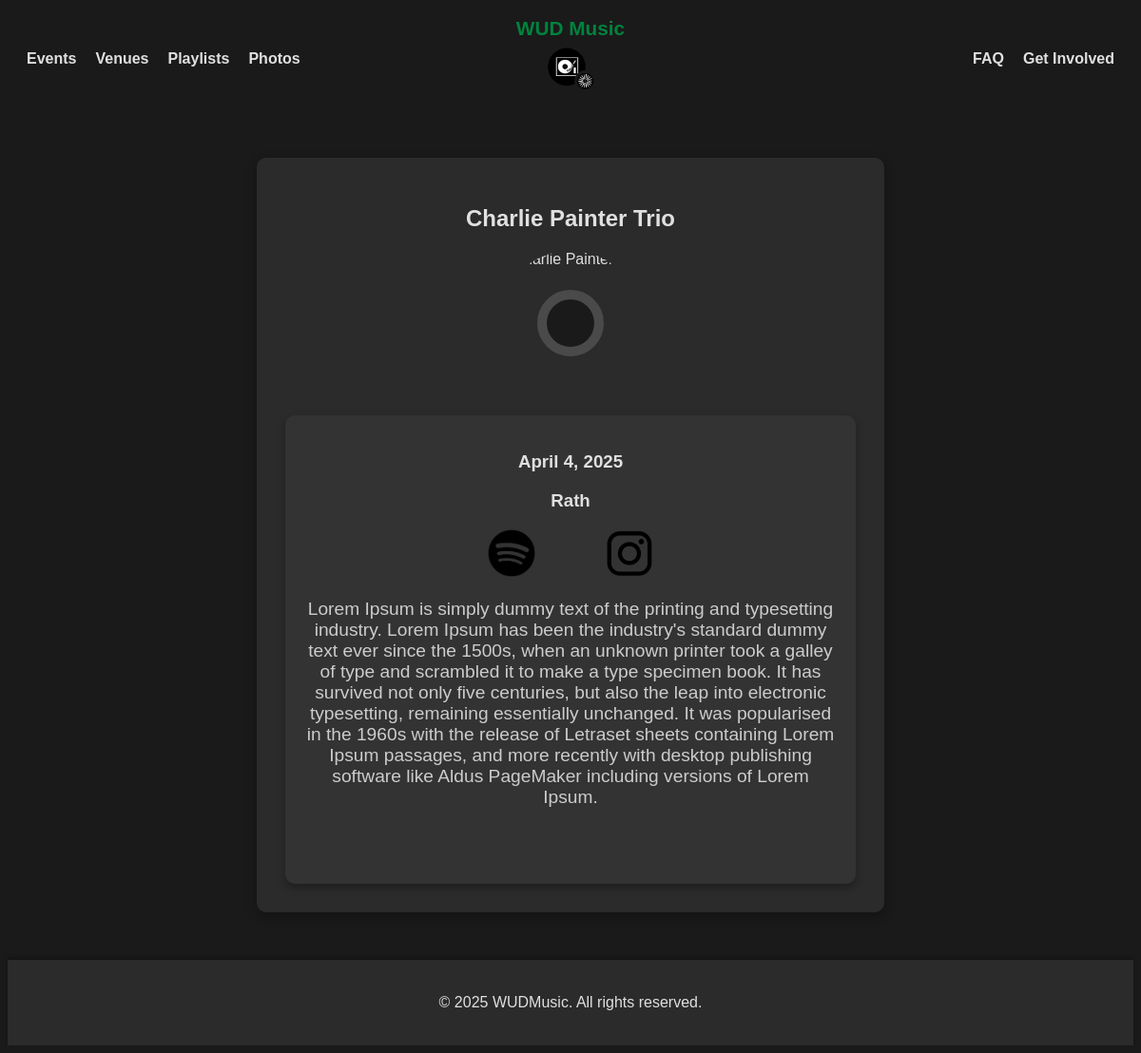
Screenshot of /concert/6/ with the database file from the repository.
### home/models.py (models this page shows, shortened)
class Concert(models.Model):
    id = models.AutoField(primary_key=True)
    name = models.CharField(max_length=255)
    date = models.DateTimeField()
    venue = models.CharField(max_length=255)
    description = models.TextField()
    spotify = models.URLField(blank=True, null=True)
    instagram = models.URLField(blank=True, null=True)
    image = models.ImageField(
        upload_to='concert_images/',
        blank=True,
        null=True,
        default='concert_images/default.jpg'
    )

### home/views.py (the view)
# urls.py: path('concert/<int:concert_id>/', views.concert_detail, name='concert_detail'),
def concert_detail(request, concert_id):
    concert = get_object_or_404(Concert, id=concert_id)
    return render(request, 'home/concert_detail.html', {'concert': concert})

### home/templates/home/concert_detail.html (shortened to what this page needs)
{% extends "base.html" %}
{% load static %}
{% block extra_head %}
    <link rel="stylesheet" type="text/css" href="{% static 'home/css/concert.css' %}">
{% endblock %}
{% block content %}
<div class="container">
    <h2 class="artist-name">{{ concert.name }}</h2>
    <div class="carousel-container">
        <div class="carousel">
            <div class="image-container">
                <div class="center-hole"></div>
            </div>
        </div>
    </div>
    <div class="hero">
        <h3 class="date-name">{{ concert.date|date:"F j, Y" }}</h3>
        <h3 class="venue-name">{{ concert.venue }}</h3>
        <a href="{{ concert.spotify }}" id="mainSpotify" style="margin: 0 25px; text-decoration: none;">
            <img src="{% static 'home/images/spotify.png' %}" alt="Spotify Logo" style="width: 50px; margin: 0 10px;">
        </a>
        <a href="{{ concert.instagram }}" id="mainInstagram" style="margin: 0 25px; text-decoration: none;">
            <img src="{% static 'home/images/insta3.png' %}" alt="Instagram Logo" style="width: 50px; margin: 0 10px;">
        </a>
        <p>{{ concert.description }}</p>
    </div>
</div>
{% endblock %}

### static/css/styles.css (style rules this page uses)
body { font-family: 'Raleway', sans-serif; background-color: #1a1a1a; color: #e0e0e0; }
.container, .user_card { width: 100%; max-width: 500px; margin: 50px auto; padding: 30px; text-align: center; background-color: #2b2b2b; border-radius: 10px; box-shadow: 0 4px 12px rgba(0, 0, 0, 0.3); color: #e0e0e0; }
.hero { padding: 50px 20px; background-color: #333333; border-radius: 10px; box-shadow: 0 4px 8px rgba(0, 0, 0, 0.3); }
.hero p { font-size: 1.2em; color: #cccccc; margin-bottom: 30px; }

### home/static/home/css/concert.css (style rules this page uses)
.carousel-container { display: flex; align-items: center; justify-content: center; position: relative; }
.carousel { position: relative; display: flex; align-items: center; }
.center-hole { position: absolute; top: 50%; left: 50%; width: 50px; height: 50px; background-color: #1a1a1a; border-radius: 50%; transform: translate(-50%, -50%); z-index: 1; outline: 10px solid rgb(75, 74, 74); }
.container { width: 100%; max-width: 600px; margin: 50px auto; padding: 30px; text-align: center; background-color: #2b2b2b; border-radius: 10px; box-shadow: 0 4px 12px rgba(0, 0, 0, 0.3); color: #e0e0e0; }
.hero { margin-top: 0; padding-top: 20px; }
.container .hero { margin-top: 20px; }
#mainSpotify, #mainInstagram { text-decoration: none !important; color: inherit !important; margin-right: 25px; margin-left: 25px; }
#mainSpotify img, #mainInstagram img { text-decoration: none; color: inherit; width: 50px; margin: 0 25px; display: inline-block; }
#mainSpotify, #mainInstagram { text-decoration: none; }

### rows the page displays
Concert: name "Charlie Painter Trio", date "April 4, 2025", venue "Rath", description "Lorem Ipsum is simply dummy text of the printing and typesetting industry. Lorem Ipsum has been the industry's standard dummy text ever since the 1500s, when an unknown printer took a galley of type and scrambled it to make a type specimen book. It has survived not only five centuries, but also the leap into electronic typesetting, remaining essentially unchanged. It was popularised in the 1960s with the release of Letraset sheets containing Lorem Ipsum passages, and more recently with desktop publishing software like Aldus PageMaker including versions of Lorem Ipsum."
